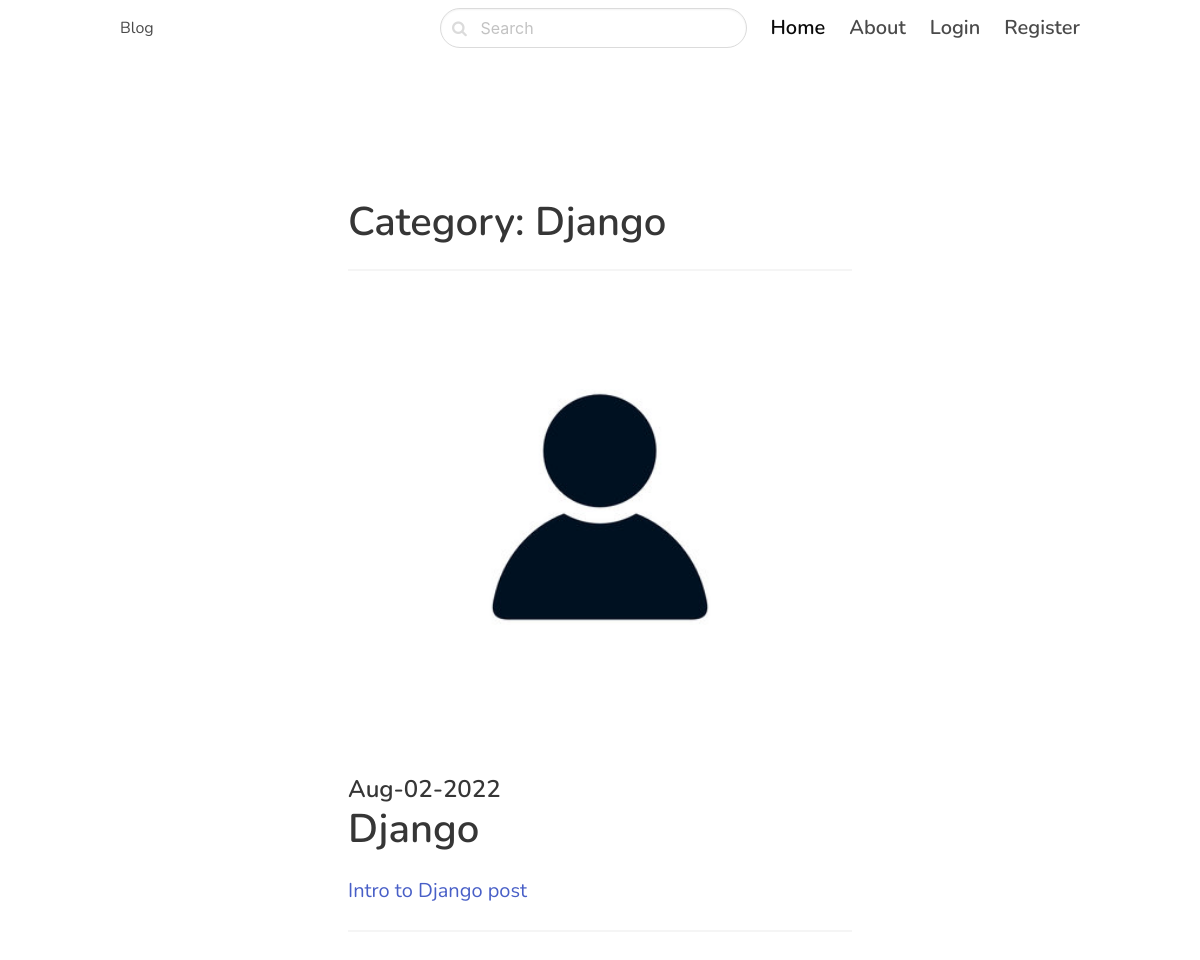
Before: /django/ with the older database file.
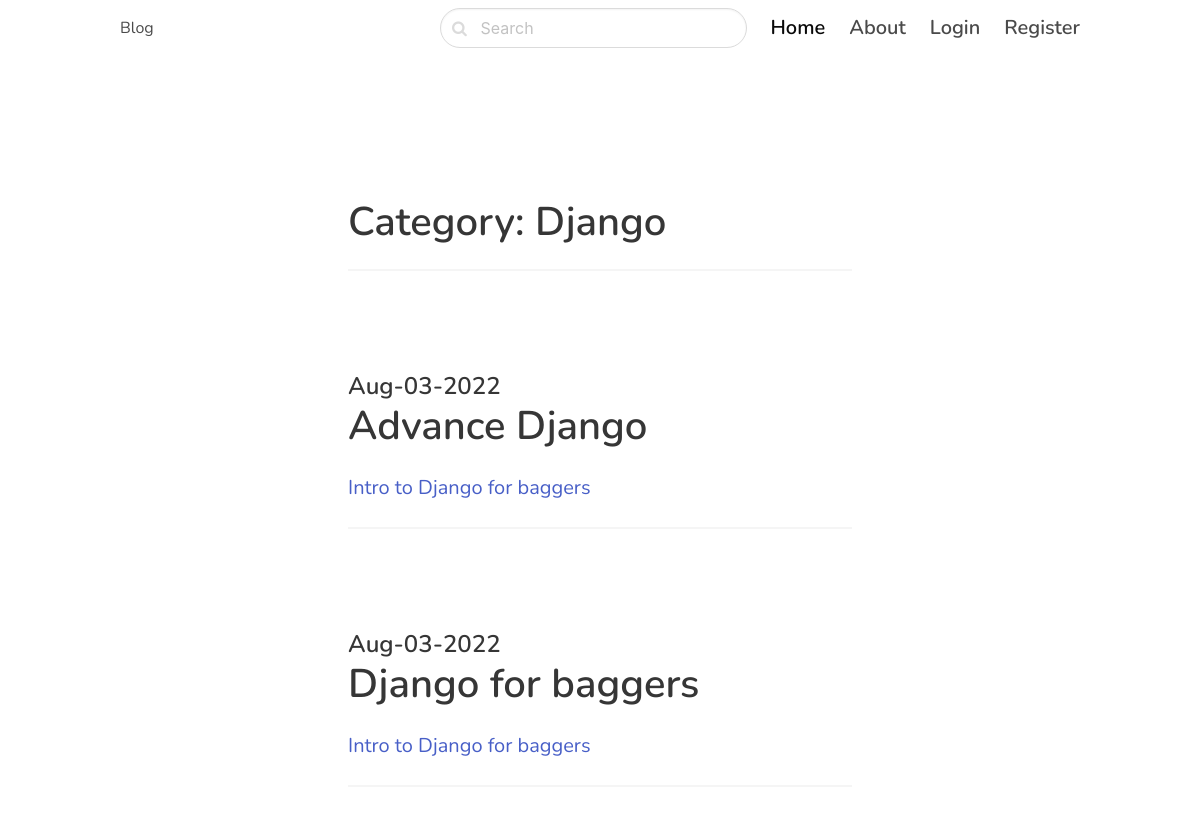
After: the same page with the newer database file.
### blog/models.py (models this page shows, shortened)
class Category(models.Model):
    title = models.CharField(max_length= 256)
    slug = models.SlugField()
    def __str__(self) -> str:
        return self.title
    class Meta:
        verbose_name_plural = 'Categories'

class CreateTime(models.Model):
    created_at = models.DateTimeField(auto_now_add=True)
    class Meta:
        abstract = True

class Post(CreateTime):
    ACTIVE = 'active'
    DRAFT = 'draft'
    CHOICES = (
        (ACTIVE, 'Active'),
        (DRAFT, 'Draft'),
    )
    title = models.CharField(max_length=256)
    slug = models.SlugField()
    intro = models.TextField()
    body = models.TextField()
    status = models.CharField(max_length=256, choices=CHOICES, default=ACTIVE)
    image = models.ImageField(upload_to = 'uploads/', blank = True, null = True)
    category = models.ForeignKey(Category, on_delete= models.CASCADE, related_name='posts')
    author = models.ForeignKey(CustomUser, on_delete= models.CASCADE, related_name='feeds')
    class Meta:
        ordering = ['-created_at']

### blog/views.py (the view)
# urls.py: path('<slug:slug>/', category, name='category'),
def category(request, slug):
    category = get_object_or_404(Category, slug = slug)
    posts = category.posts.filter(status = Post.ACTIVE)
    return render(request, 'blog/category.html', {'posts': posts, 'category': category})

### templates/blog/category.html (shortened to what this page needs)
{% extends 'core/base.html' %}
{% block content %}
<section class="hero">
    <div class="hero-body">
        <div class="container">
            <section class="section">
                <div class="columns">
                    <div class="column is-8 is-offset-2">
                    <div class="content is-medium">
                            <h1>
                                Category: {{ category }}
                            </h1>
                            <hr>
                        {% for post in posts %}
                        <div class="content is-medium">
                            <a href="{% url 'post_detail' post.category.slug post.slug %}">
                        {% if post.image %}
                            <figure class="image mb-6">
                                <img src="{{ post.image.url }} " alt="">
                            </figure>
                            {% endif %}
                            <h2 class="subtitle is-4">{{ post.created_at| date:'M-d-Y' }}</h2>
                                <h1 class="title">{{ post.title }}</h1>
                            <p>{{ post.intro }}</p>
                            </a>
                        </div>
                        <hr>
                        {% empty %}
                            <div class='content'>
                                <p>There is no posts in this category...</p>
                            </div>
                        {% endfor %}
                    </div>
                </div>
            </section>
        </div>
    </div>
</section>
{% endblock content %}

### templates/core/base.html (shortened to what this page needs)
<!DOCTYPE html>
<html lang="en">
<head>
    <link rel="stylesheet" href="https://unpkg.com/bulma@0.9.2/css/bulma.min.css" />
    <link href="https://stackpath.bootstrapcdn.com/font-awesome/4.7.0/css/font-awesome.min.css" rel="stylesheet"
>
</head>
<body>
    <header>
        <nav class="navbar">
            <div class="container">
                <div class="navbar-brand">
                    <a class="navbar-item" href="/">
                        Blog
                    </a>
                </div>
                <div id="navbarMenu" class="navbar-menu">
                    <div class="navbar-end">
                        <div class=" navbar-item">
                            <form action="{% url 'search' %}" method="get">
                                <div class="control has-icons-left">
                                    <input name='query' class="input is-rounded" type="text" placeholder="Search">
                                    <span class="icon is-left">
                                    </span>
                                </div>
                            </form>
                        </div>
                        <a href="{% url 'frontpage' %}"
                            class="navbar-item is-active is-size-5 has-text-weight-semibold">
                            Home
                        </a>
                        <a href="{% url 'about' %}" class="navbar-item is-size-5 has-text-weight-semibold">
                            About
                        </a>
                        {% if user.is_authenticated %}
                        <a href="{% url 'post_create' %}" class="navbar-item is-size-5 has-text-weight-semibold">
                            +Add Post
                        </a>
                        <a href="{% url 'my_posts' %}" class="navbar-item is-size-5 has-text-weight-semibold">
                            My Posts
                        </a>
                        <div class="dropdown is-hoverable navbar-item is-size-5 has-text-weight-semibold">
                            <div class="dropdown-trigger">
                                <button class="button" aria-haspopup="true" aria-controls="dropdown-menu4">
                                <span>{{ user.email }}</span>
                                </button>
                            </div>
                            <div class="dropdown-menu" id="dropdown-menu4" role="menu">
                                <div class="dropdown-content">
                                <div class="dropdown-item">
                                    <a href = "{% url 'logout' %}" class="dropdown-item" >Log out</a>
                                </div>
                                </div>
                            </div>
                        </div>
                        {% else %}
                        <a href="{% url 'login' %}" class="navbar-item is-size-5 has-text-weight-semibold">
                            Login
                        </a>
                        <a href="{% url 'signup' %}" class="navbar-item is-size-5 has-text-weight-semibold">
                            Register
                        </a>
                        {% endif %}
                    </div>
                </div>
            </div>
        </nav>
    </header>
    <section class="section">
        <div class="container">
            {% block content %}
            {% endblock content %}
        </div>
    </section>
</body>
</html>

### templates/core/base.html (style rules this page uses)
body { font-family: 'Nunito', sans-serif; }
nav.navbar { height: 6rem !important; box-shadow: 0 1px 3px 0 rgba(0, 0, 0, .1), 0 1px 2px 0 rgba(0, 0, 0, .06) !important; }

Changed rows visible on the page:
now on this page (row edited): Post: created_at "Aug-03-2022", title "Advance Django", intro "Intro to Django for baggers"
changed Post: created_at "Aug-02-2022" → "Aug-03-2022"; title "Django" → "Django for baggers"; intro "Intro to Django post" → "Intro to Django for baggers"; image: picture removed
